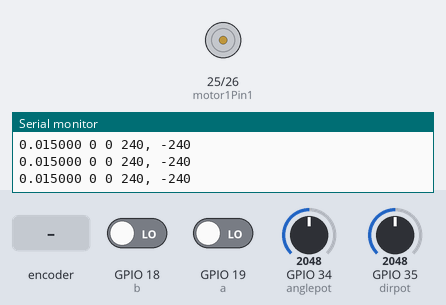
This sketch was run on a simulated ESP32. On the bench: motor-driver pin pairs drawn as motors (green arrow = first pin HIGH = forward, orange = second pin HIGH = backward, longer = more drive), the last lines printed to the serial monitor. Inputs (shaded band) come from the test bench; at power-on: GPIO 34 (anglepot) = 2048, GPIO 18 (b) LOW, GPIO 19 (a) LOW, GPIO 35 (dirpot) = 2048.

Above: at 1.2 s.
1.3 s: rotary encoder on GPIO 19 (a) / GPIO 18 (b) turned 3 steps (first pin leading)
At 2.0 s:
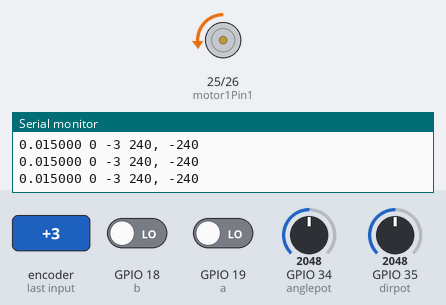
3.4 s: GPIO 34 (anglepot) set to 2866
At 3.9 s:
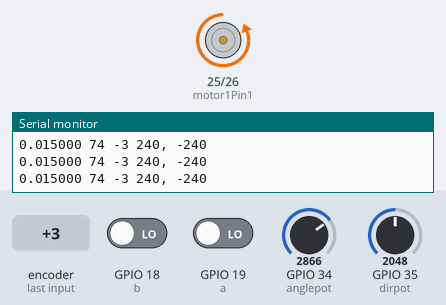
4.9 s: GPIO 34 (anglepot) set to 2047
At 6.1 s:
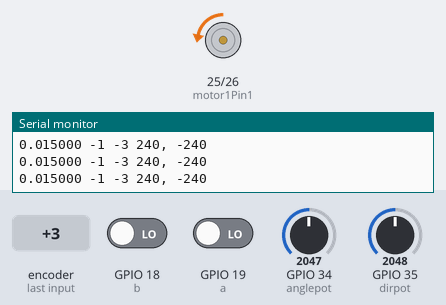
6.4 s: rotary encoder on GPIO 19 (a) / GPIO 18 (b) turned 3 steps (first pin leading)
At 8.1 s:
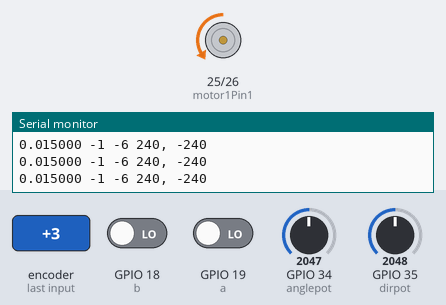
8.5 s: GPIO 34 (anglepot) set to 2037
At 8.9 s:
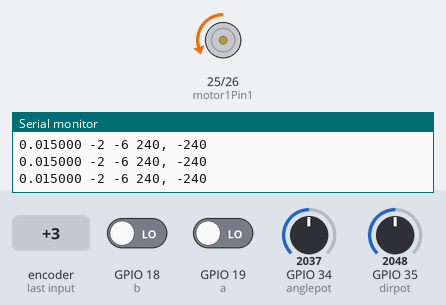
10.0 s: GPIO 34 (anglepot) set to 1228
At 11.3 s:
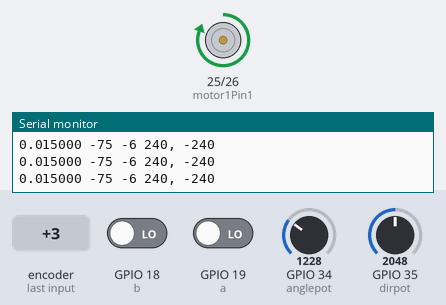
Timing chart, 0 to 12.5 s (numbered marks = the images above; inputs shaded):
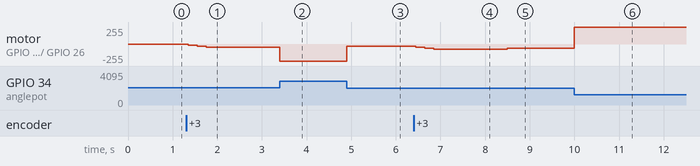

The sketch:

Robotic_Arm_V2.ino
```cpp
int anglepot= 34;
int dirpot= 35;
int a=19;
int b=18;
int motor1Pin1 = 25;
int motor1Pin2 = 26;
int pos=0;
float kp=15,kd=0.015,ki=0;
long prevt=0;
float eprev=0,einteg=0;
const int freq = 30000;
const int pwmChannel = 0;
const int pwmChannel2 = 1;
const int resolution = 8;
float pre;


void readencoder()
{
  int f= digitalRead(b);
  if(f>0)
  pos++;
  else
  pos--;
}

void setup()
{
 pinMode(anglepot,INPUT);
 pinMode(dirpot,INPUT);
 pinMode(b,INPUT);
 pinMode(motor1Pin1,OUTPUT);
 pinMode(motor1Pin2,OUTPUT);

 ledcSetup(pwmChannel, freq, resolution);
 ledcSetup(pwmChannel2, freq, resolution);
 ledcAttachPin(motor1Pin1, pwmChannel);
 ledcAttachPin(motor1Pin2, pwmChannel2);
 attachInterrupt(digitalPinToInterrupt(a), readencoder, RISING);
 Serial.begin(115200);
}

void loop() {
int dir;
int dirv=analogRead(dirpot);
//kd=0.01*map(analogRead(dirpot),0,4096,0,100);
int setpos=map(analogRead(anglepot),0,4096,-187,187);

/*if(dirv<2000)
dir=-1;
else if(dirv>2500)
dir=1;
else
dir=0;*/

/*Serial.print(dir);
Serial.print("  ");
Serial.print(dirv);
Serial.print(" ");
Serial.print(mspeed);
Serial.print(" ");
Serial.println(pos);*/

/*if(dir==1)
{ledcWrite(pwmChannel,0);
ledcWrite(pwmChannel2,mspeed);}
else if (dir==-1)
{
ledcWrite(pwmChannel2,0);
ledcWrite(pwmChannel,mspeed);
}
else if (dir==0)
{ledcWrite(pwmChannel,0);
ledcWrite(pwmChannel2,0);}*/
long currt = micros();
float deltaT= ((float)(currt-prevt))/1.0e6;
prevt=currt;
int e=setpos-pos;
float dervative= (e-eprev)/(deltaT);
einteg = einteg+ e*deltaT;
eprev=e;
float u= kp*e+kd*dervative+ki*einteg;
int dutyc = constrain(fabs(u),0,255);
if(u<0)
{ledcWrite(pwmChannel2,0);
ledcWrite(pwmChannel,dutyc);}
else
{ledcWrite(pwmChannel,0);
ledcWrite(pwmChannel2,dutyc);
}
long t=millis();
if((t-pre)>20){
Serial.print(kd,6);
Serial.print(" ");
Serial.print(setpos);
Serial.print(" ");
Serial.print(pos);
Serial.print(" ");
Serial.print(240);
Serial.print(", ");
Serial.println(-240);
pre=t;
}


}
```

Measured:
- after the input at 1.3 s, motor on GPIO 25 (motor1Pin1) / GPIO 26 (motor1Pin2): stopped → backward 15/255 after 0.05 s, → backward 30/255 0.20 s later, → backward 45/255 0.20 s later
- after the input at 3.4 s, motor on GPIO 25 (motor1Pin1) / GPIO 26 (motor1Pin2): backward 45/255 → backward 255/255 at once
- after the input at 4.9 s, motor on GPIO 25 (motor1Pin1) / GPIO 26 (motor1Pin2): backward 255/255 → backward 30/255 at once
- after the input at 6.4 s, motor on GPIO 25 (motor1Pin1) / GPIO 26 (motor1Pin2): backward 30/255 → backward 45/255 after 0.05 s, → backward 60/255 0.20 s later, → backward 75/255 0.20 s later
- after the input at 8.5 s, motor on GPIO 25 (motor1Pin1) / GPIO 26 (motor1Pin2): backward 75/255 → backward 60/255 at once
- after the input at 10.0 s, motor on GPIO 25 (motor1Pin1) / GPIO 26 (motor1Pin2): backward 60/255 → forward 255/255 at once
